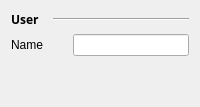
          <widget class="QWidget" name="user">
           <layout class="QVBoxLayout" name="P22Layout">
            <item>
             <layout class="QHBoxLayout" name="P22Layout1">
              <item>
               <widget class="QLabel" name="lblP22User">
                <property name="maximumSize">
                 <size>
                  <width>36</width>
                  <height>16777215</height>
                 </size>
                </property>
                <property name="font">
                 <font>
                  <family>Sans Serif</family>
                  <weight>75</weight>
                  <bold>true</bold>
                 </font>
                </property>
                <property name="text">
                 <string>User</string>
                </property>
               </widget>
              </item>
              <item>
               <widget class="Line" name="hlP22">
                <property name="orientation">
                 <enum>Qt::Horizontal</enum>
                </property>
               </widget>
              </item>
             </layout>
            </item>
            <item>
             <layout class="QHBoxLayout" name="P22Layout2">
              <item>
               <widget class="QLabel" name="lblP22Name">
                <property name="minimumSize">
                 <size>
                  <width>56</width>
                  <height>0</height>
                 </size>
                </property>
                <property name="maximumSize">
                 <size>
                  <width>56</width>
                  <height>16777215</height>
                 </size>
                </property>
                <property name="text">
                 <string>Name</string>
                </property>
               </widget>
              </item>
              <item>
               <widget class="QLineEdit" name="txtP22Name"/>
              </item>
             </layout>
            </item>
            <item>
             <spacer name="P22Spacer">
              <property name="orientation">
               <enum>Qt::Vertical</enum>
              </property>
              <property name="sizeHint" stdset="0">
               <size>
                <width>20</width>
                <height>40</height>
               </size>
              </property>
             </spacer>
            </item>
           </layout>
          </widget>
